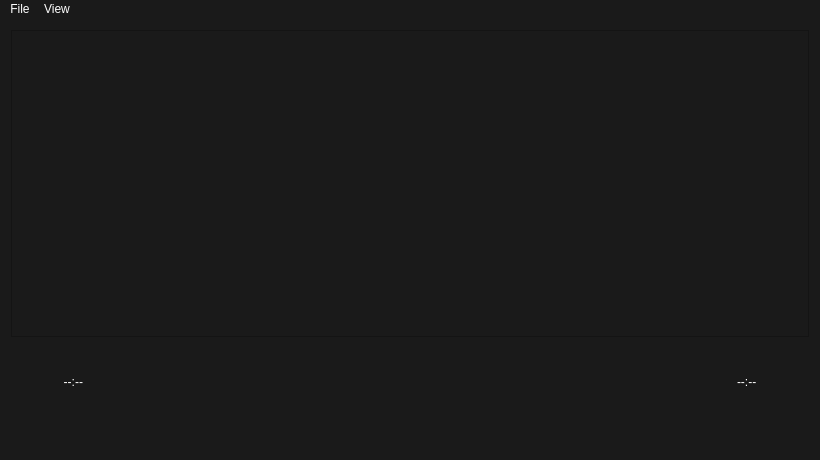
<?xml version="1.0" encoding="UTF-8"?>
<ui version="4.0">
 <class>PlayerWindow</class>
 <widget class="QMainWindow" name="PlayerWindow">
  <property name="geometry">
   <rect>
    <x>0</x>
    <y>0</y>
    <width>820</width>
    <height>460</height>
   </rect>
  </property>
  <property name="minimumSize">
   <size>
    <width>800</width>
    <height>460</height>
   </size>
  </property>
  <property name="windowTitle">
   <string>Music Player</string>
  </property>
  <property name="styleSheet">
   <string notr="true">QMainWindow {
	background-color: #1a1a1a;
}
QWidget {
	color: white;
}
QScrollBar:horizontal, QScrollBar:vertical {
	background-color: #1a1a1a;
}
QScrollBar::sub-page:horizontal, QScrollBar::add-page:horizontal {
	background-color: #646464;
}</string>
  </property>
  <widget class="QWidget" name="centralWidget">
   <layout class="QGridLayout" name="gridLayout">
    <item row="2" column="6">
     <widget class="QLabel" name="totalTime">
      <property name="sizePolicy">
       <sizepolicy hsizetype="Fixed" vsizetype="Fixed">
        <horstretch>0</horstretch>
        <verstretch>0</verstretch>
       </sizepolicy>
      </property>
      <property name="minimumSize">
       <size>
        <width>55</width>
        <height>55</height>
       </size>
      </property>
      <property name="maximumSize">
       <size>
        <width>20</width>
        <height>55</height>
       </size>
      </property>
      <property name="text">
       <string>--:--</string>
      </property>
      <property name="alignment">
       <set>Qt::AlignLeading|Qt::AlignLeft|Qt::AlignTop</set>
      </property>
     </widget>
    </item>
    <item row="3" column="4">
     <spacer name="bottomVerticalSpacer">
      <property name="orientation">
       <enum>Qt::Vertical</enum>
      </property>
      <property name="sizeType">
       <enum>QSizePolicy::Fixed</enum>
      </property>
      <property name="sizeHint" stdset="0">
       <size>
        <width>13</width>
        <height>13</height>
       </size>
      </property>
     </spacer>
    </item>
    <item row="0" column="0" colspan="8">
     <widget class="QTreeView" name="libraryView">
      <property name="focusPolicy">
       <enum>Qt::StrongFocus</enum>
      </property>
      <property name="styleSheet">
       <string notr="true">QTreeView::item:selected {
	background-color: rgb(236, 193, 190);
}
QHeaderView::section { 
	color: white;
    background-color: #1a1a1a;
}
QTreeView {
	background-color: #1a1a1a;
	alternate-background-color: #646464;
	color: white;
}</string>
      </property>
      <property name="frameShadow">
       <enum>QFrame::Plain</enum>
      </property>
      <property name="autoScroll">
       <bool>true</bool>
      </property>
      <property name="editTriggers">
       <set>QAbstractItemView::SelectedClicked</set>
      </property>
      <property name="alternatingRowColors">
       <bool>true</bool>
      </property>
      <property name="selectionBehavior">
       <enum>QAbstractItemView::SelectRows</enum>
      </property>
      <property name="indentation">
       <number>0</number>
      </property>
      <property name="uniformRowHeights">
       <bool>true</bool>
      </property>
      <property name="itemsExpandable">
       <bool>false</bool>
      </property>
      <property name="sortingEnabled">
       <bool>true</bool>
      </property>
      <property name="allColumnsShowFocus">
       <bool>false</bool>
      </property>
      <property name="expandsOnDoubleClick">
       <bool>false</bool>
      </property>
     </widget>
    </item>
    <item row="2" column="1">
     <widget class="QLabel" name="timePassed">
      <property name="sizePolicy">
       <sizepolicy hsizetype="Fixed" vsizetype="Fixed">
        <horstretch>0</horstretch>
        <verstretch>0</verstretch>
       </sizepolicy>
      </property>
      <property name="minimumSize">
       <size>
        <width>55</width>
        <height>55</height>
       </size>
      </property>
      <property name="maximumSize">
       <size>
        <width>20</width>
        <height>55</height>
       </size>
      </property>
      <property name="text">
       <string>--:--</string>
      </property>
      <property name="alignment">
       <set>Qt::AlignRight|Qt::AlignTop|Qt::AlignTrailing</set>
      </property>
     </widget>
    </item>
    <item row="2" column="0">
     <spacer name="leftHorizontalSpacer">
      <property name="orientation">
       <enum>Qt::Horizontal</enum>
      </property>
      <property name="sizeHint" stdset="0">
       <size>
        <width>115</width>
        <height>20</height>
       </size>
      </property>
     </spacer>
    </item>
    <item row="1" column="3" colspan="2">
     <widget class="QLabel" name="currentTrackLabel">
      <property name="minimumSize">
       <size>
        <width>0</width>
        <height>20</height>
       </size>
      </property>
      <property name="text">
       <string/>
      </property>
      <property name="alignment">
       <set>Qt::AlignCenter</set>
      </property>
     </widget>
    </item>
    <item row="2" column="7">
     <spacer name="rightHorizontalSpacer">
      <property name="orientation">
       <enum>Qt::Horizontal</enum>
      </property>
      <property name="sizeHint" stdset="0">
       <size>
        <width>115</width>
        <height>20</height>
       </size>
      </property>
     </spacer>
    </item>
    <item row="2" column="3" colspan="2">
     <widget class="PlayerControls" name="controls" native="true">
      <property name="sizePolicy">
       <sizepolicy hsizetype="Fixed" vsizetype="Fixed">
        <horstretch>0</horstretch>
        <verstretch>0</verstretch>
       </sizepolicy>
      </property>
      <property name="minimumSize">
       <size>
        <width>620</width>
        <height>67</height>
       </size>
      </property>
     </widget>
    </item>
    <item row="2" column="2">
     <spacer name="horizontalSpacer">
      <property name="orientation">
       <enum>Qt::Horizontal</enum>
      </property>
      <property name="sizeType">
       <enum>QSizePolicy::Fixed</enum>
      </property>
      <property name="sizeHint" stdset="0">
       <size>
        <width>5</width>
        <height>20</height>
       </size>
      </property>
     </spacer>
    </item>
    <item row="2" column="5">
     <spacer name="horizontalSpacer_2">
      <property name="orientation">
       <enum>Qt::Horizontal</enum>
      </property>
      <property name="sizeType">
       <enum>QSizePolicy::Fixed</enum>
      </property>
      <property name="sizeHint" stdset="0">
       <size>
        <width>5</width>
        <height>20</height>
       </size>
      </property>
     </spacer>
    </item>
   </layout>
  </widget>
  <widget class="QMenuBar" name="menuBar">
   <property name="geometry">
    <rect>
     <x>0</x>
     <y>0</y>
     <width>820</width>
     <height>21</height>
    </rect>
   </property>
   <property name="styleSheet">
    <string notr="true">background-color: #1a1a1a;
color: white;
</string>
   </property>
   <widget class="QMenu" name="menuFile">
    <property name="title">
     <string>File</string>
    </property>
    <addaction name="actionAddToLibrary"/>
   </widget>
   <widget class="QMenu" name="menuView">
    <property name="title">
     <string>View</string>
    </property>
    <addaction name="viewTrackId"/>
    <addaction name="viewArtist"/>
    <addaction name="viewAlbum"/>
    <addaction name="viewTrackNum"/>
    <addaction name="viewYear"/>
    <addaction name="viewGenre"/>
    <addaction name="viewDuration"/>
    <addaction name="viewLocation"/>
   </widget>
   <addaction name="menuFile"/>
   <addaction name="menuView"/>
  </widget>
  <action name="actionAddToLibrary">
   <property name="text">
    <string>Add File(s) to Library</string>
   </property>
  </action>
  <action name="viewTrackId">
   <property name="checkable">
    <bool>true</bool>
   </property>
   <property name="checked">
    <bool>true</bool>
   </property>
   <property name="text">
    <string>Track ID</string>
   </property>
  </action>
  <action name="viewArtist">
   <property name="checkable">
    <bool>true</bool>
   </property>
   <property name="checked">
    <bool>true</bool>
   </property>
   <property name="text">
    <string>Artist</string>
   </property>
  </action>
  <action name="viewAlbum">
   <property name="checkable">
    <bool>true</bool>
   </property>
   <property name="checked">
    <bool>true</bool>
   </property>
   <property name="text">
    <string>Album</string>
   </property>
  </action>
  <action name="viewTrackNum">
   <property name="checkable">
    <bool>true</bool>
   </property>
   <property name="checked">
    <bool>true</bool>
   </property>
   <property name="text">
    <string>Track Number</string>
   </property>
  </action>
  <action name="viewYear">
   <property name="checkable">
    <bool>true</bool>
   </property>
   <property name="checked">
    <bool>true</bool>
   </property>
   <property name="text">
    <string>Year</string>
   </property>
  </action>
  <action name="viewGenre">
   <property name="checkable">
    <bool>true</bool>
   </property>
   <property name="checked">
    <bool>true</bool>
   </property>
   <property name="text">
    <string>Genre</string>
   </property>
  </action>
  <action name="viewDuration">
   <property name="checkable">
    <bool>true</bool>
   </property>
   <property name="checked">
    <bool>true</bool>
   </property>
   <property name="text">
    <string>Duration</string>
   </property>
  </action>
  <action name="viewLocation">
   <property name="checkable">
    <bool>true</bool>
   </property>
   <property name="checked">
    <bool>true</bool>
   </property>
   <property name="text">
    <string>Location</string>
   </property>
  </action>
 </widget>
 <layoutdefault spacing="6" margin="11"/>
 <customwidgets>
  <customwidget>
   <class>PlayerControls</class>
   <extends>QWidget</extends>
   <header>playercontrols.h</header>
   <container>1</container>
  </customwidget>
 </customwidgets>
 <resources/>
 <connections/>
</ui>
